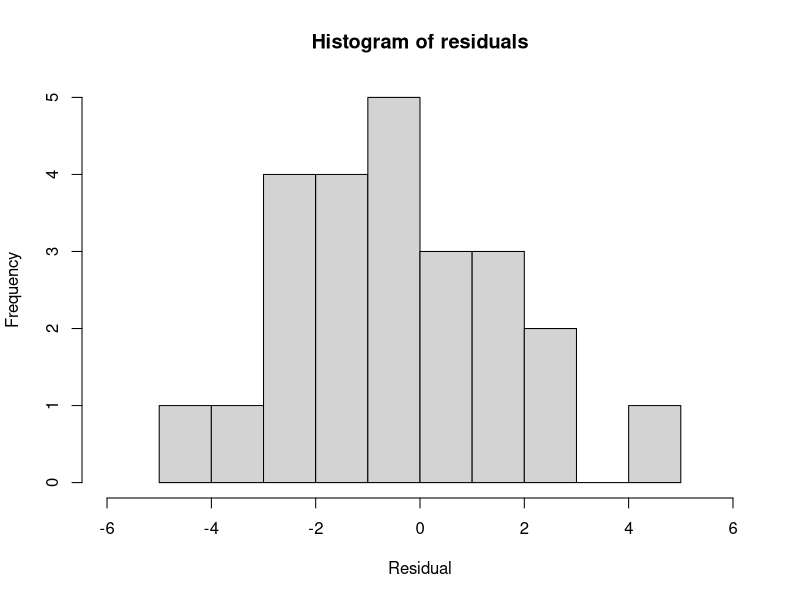
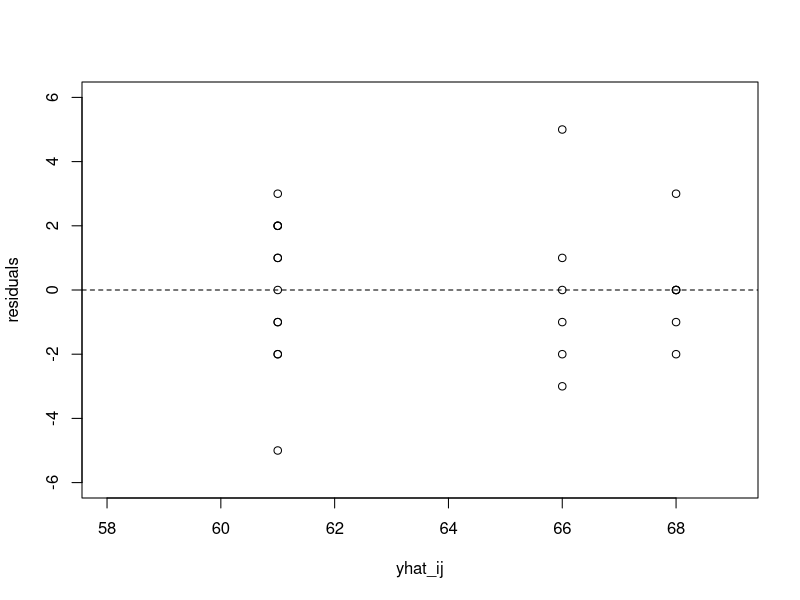
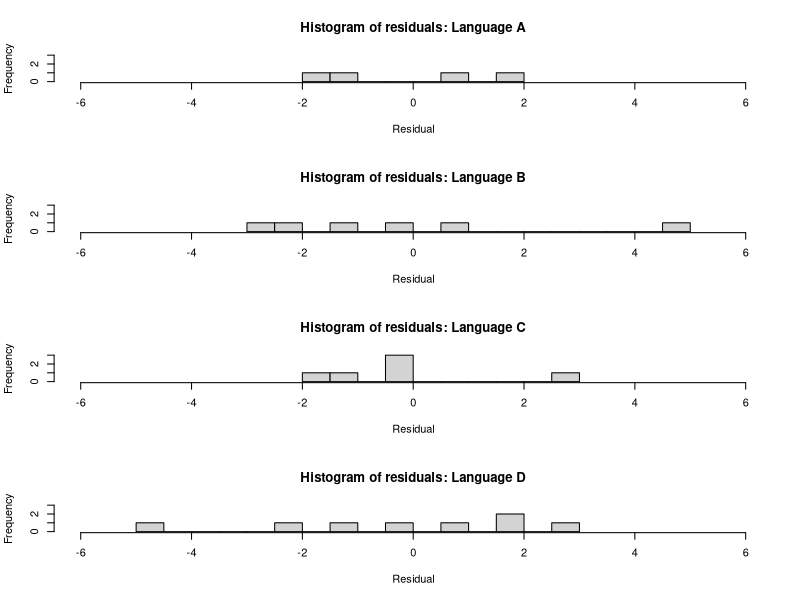
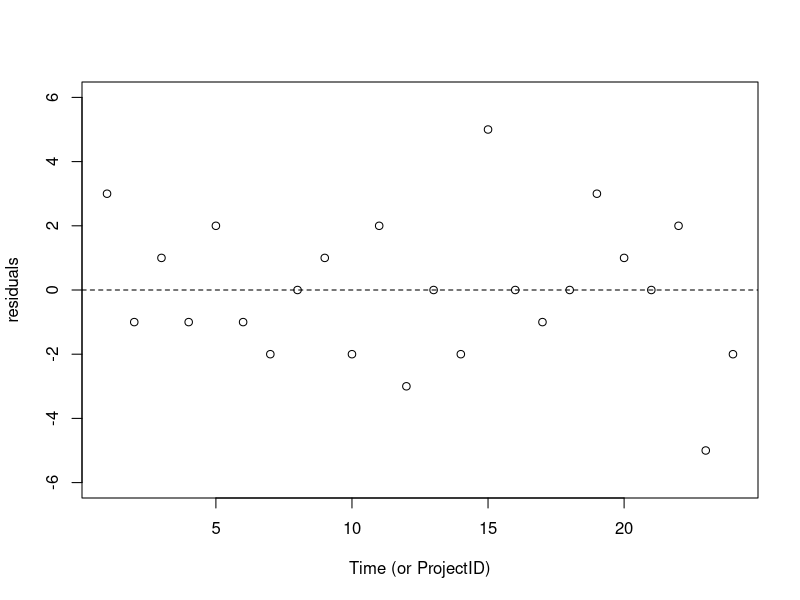
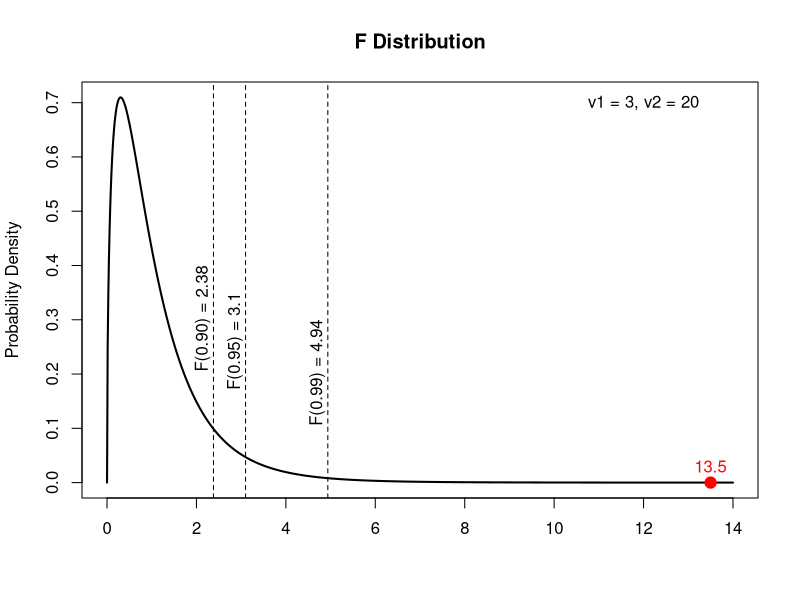

Reproduce these figures in R, in order.
###################
#### CHAPTER 8 ####
###################

###########
### 8.1 ###
###########

## Table 8.1. Number of errors in 24 similar projects
langErrors <- data.frame(projectID = 1:24,
                         language = c("C", "A", "D", "B", "D", "D", "C", "B", "B", "A", "A", "B", "C", "B", "B", "C", "C", "D", "D", "A", "C", "D", "D", "D"),
                         errors = c(71, 60, 62, 65, 63, 60, 66, 66, 67, 59, 63, 63, 68, 64, 71, 68, 67, 61, 64, 62, 68, 63, 56, 59))
## the mean errors for each language
(errorMeans <- with(langErrors, tapply(X = errors, INDEX = language, FUN = mean)))

## mean errors across all languages
(ybar <- mean(langErrors$errors))

## number of projects per language from this study
(r <- with(langErrors, tapply(projectID, language, length)))

#########
## 8.2 ##
#########
## Effect per alternative
(langEffect <- with(langErrors, tapply(errors, language, function(x) mean(x)-ybar)))
## In the above line of code I created an in-line function as the "FUN" arguement in the tapply function
# this simple function I created takes the mean of the input (i.e. x) and subtracts the "grand mean" (i.e. ybar)

###########
### 8.3 ###
###########
langErrors$yhat_ij <- numeric(24)

#with(langErrors, tapply(yhat_ij, language, assign, c(61, 66, 68, 61)))

langErrors$yhat_ij[langErrors$language == "A"] <- rep(61, 4)
langErrors$yhat_ij[langErrors$language == "B"] <- rep(66, 6)
langErrors$yhat_ij[langErrors$language == "C"] <- rep(68, 6)
langErrors$yhat_ij[langErrors$language == "D"]<- rep(61, 8)

langErrors$residuals <- langErrors$errors - langErrors$yhat_ij


## Residuals of each observation
# Note that the order is different as in Table 8.4, but all value are the same
# The order is different because in the data frame that I created I order the values based on project number (projectID)
(residErrors <- with(langErrors, tapply(errors, language, function(x) x-mean(x))))

## Histogram of residuals is similar to the point graph of Figure 8.1.
# Histograms show the frequency of the numbers that you give it. In this case,
# the histogram is showing the frequency of our calculated in-group residuals.
# instead of points, the frequency is represented by bars
hist(unlist(residErrors), breaks = 12, xlim = c(-6, 6),
     main = "Histogram of residuals", xlab = "Residual")

## Figure 8.2. Residuals plotted as a function of estimated response variable values.
plot(residuals ~ yhat_ij, data = langErrors, xlim = c(58, 69), ylim = c(-6,6))
abline(h = 0, lty = 2)

## Figure 8.5. Residuals graphs for each language. Again, displayed as histograms:
# par() alters graphics parameters. In this case I want to plot the histogram of residuals for each language in
# "4 rows and 1 column", i.e. c(4, 1) in the code below
par(mfrow = c(4,1))
hist(langErrors$residuals[langErrors$language == "A"], breaks = 12, xlim = c(-6, 6), ylim = c(0,3),
     main = "Histogram of residuals: Language A", xlab = "Residual")
hist(langErrors$residuals[langErrors$language == "B"], breaks = 12, xlim = c(-6, 6), ylim = c(0,3),
     main = "Histogram of residuals: Language B", xlab = "Residual")
hist(langErrors$residuals[langErrors$language == "C"], breaks = 12, xlim = c(-6, 6), ylim = c(0,3),
     main = "Histogram of residuals: Language C", xlab = "Residual")
hist(langErrors$residuals[langErrors$language == "D"], breaks = 12, xlim = c(-6, 6), ylim = c(0,3),
     main = "Histogram of residuals: Language D", xlab = "Residual")
## once par() is changed, it stays that way for the rest of your R session, therefore I am changing the values for
# mfrow back to the default which is one plot per graphics display (i.e. mfrow = c(1,1))
par(mfrow = c(1,1))

## Figure 8.6. Graph of residuals as a function of time
plot(residuals ~ projectID, data = langErrors, xlab = "Time (or ProjectID)",
     ylim = c(-6,6))
abline(h = 0, lty = 2)

###########
### 8.4 ###
###########
n <- length(langErrors$projectID)
(SSY <- sum(langErrors$errors^2))
(SS0 <- n*(ybar^2))
(SSA <- sum(r *(langEffect)^2))
(SSE <- with(langErrors, sum(residuals^2)))

(SST <- SSA + SSE)

## Percent variation explained by the programing language:
SSA/SST*100

###########
### 8.5 ###
###########
k <- length(unique(langErrors$language))

## Check the degrees of freedom on each side of the equation
n == 1 + (k-1) + (n-k)

(MSA <- SSA/(k-1))
(MSE <- SSE/(n-k))

MSA/MSE

plot(x = seq(0,14,length.out = 1000),
     y = df(seq(0,14,length.out = 1000), df1 = k-1, df2 = n-k),
     main = "F Distribution",
     ylab = "Probability Density",
     xlab = "",
     type = "l",
     lwd = 2)
text(x = 12, y = 0.7, "v1 = 3, v2 = 20")
abline (v = qf(0.9, df1 = k-1, df2 = n-k), lty = 2)
abline (v = qf(0.95, df1 = k-1, df2 = n-k), lty = 2)
abline (v = qf(0.99, df1 = k-1, df2 = n-k), lty = 2)
text(x = qf(0.90, df1 = k-1, df2 = n-k), y = 0.4, label = paste0("F(0.90) = ", round(qf(0.90, df1 = k-1, df2 = n-k), 2)), pos = 2, srt = 90)
text(x = qf(0.95, df1 = k-1, df2 = n-k), y = 0.35, label = paste0("F(0.95) = ", round(qf(0.95, df1 = k-1, df2 = n-k), 2)), pos = 2, srt = 90)
text(x = qf(0.99, df1 = k-1, df2 = n-k), y = 0.3, label = paste0("F(0.99) = ", round(qf(0.99, df1 = k-1, df2 = n-k), 2)), pos = 2, srt = 90)
points(13.5, df(13.5, df1 = 3, df2 = 20), col = "red", pch = 19, cex = 1.5)
text(13.5, df(13.5, df1 = 3, df2 = 20), label = "13.5", col ="red", pos = 3)

###########
### 8.6 ###
###########

mse <- 5.6
n_bar <- 6

(scaling <- sqrt(mse/n_bar))

##############################
## In-text example on p.198 ##
##############################
ybarB <- 66
ybarC <- 68

## difference in means
(mean_diff <- ybarC - ybarB)

s2_R <- 5.6

## degrees of freedom
v <- 20

nC <- 6
nB <- 6

## estimated variance:
(est_var <- s2_R * (1/nC + 1/nB))

## 95% confidence interval:
# using t-value (2.08) taken from the chart:
mean_diff + c(-1,1)*2.08 * sqrt(est_var)

## using the R-calculated t-value using the qt() function:
mean_diff + qt(c(0.025, 0.975), 20) * sqrt(est_var)

## The confidence interval includes 0, therefore we conclude that there is no
# appreciable difference between the two languages used.
